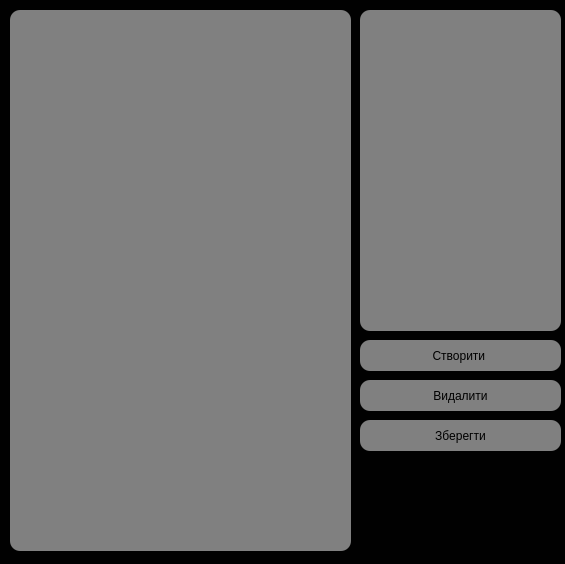
<?xml version="1.0" encoding="UTF-8"?>
<ui version="4.0">
 <class>MainWindow</class>
 <widget class="QMainWindow" name="MainWindow">
  <property name="geometry">
   <rect>
    <x>0</x>
    <y>0</y>
    <width>565</width>
    <height>564</height>
   </rect>
  </property>
  <property name="windowTitle">
   <string>Розумні нотаткі</string>
  </property>
  <property name="styleSheet">
   <string notr="true">background-color: #010101
</string>
  </property>
  <widget class="QWidget" name="centralwidget">
   <widget class="QTextEdit" name="textEdit">
    <property name="geometry">
     <rect>
      <x>10</x>
      <y>10</y>
      <width>341</width>
      <height>541</height>
     </rect>
    </property>
    <property name="styleSheet">
     <string notr="true">background-color: gray;
border-radius: 10px</string>
    </property>
   </widget>
   <widget class="QListWidget" name="listWidget">
    <property name="geometry">
     <rect>
      <x>360</x>
      <y>10</y>
      <width>201</width>
      <height>321</height>
     </rect>
    </property>
    <property name="styleSheet">
     <string notr="true">background-color: gray;
border-radius: 10px</string>
    </property>
   </widget>
   <widget class="QPushButton" name="pushButton">
    <property name="geometry">
     <rect>
      <x>360</x>
      <y>340</y>
      <width>201</width>
      <height>31</height>
     </rect>
    </property>
    <property name="styleSheet">
     <string notr="true">background-color: gray;
border-radius: 10px</string>
    </property>
    <property name="text">
     <string>Створити </string>
    </property>
   </widget>
   <widget class="QPushButton" name="pushButton_2">
    <property name="geometry">
     <rect>
      <x>360</x>
      <y>380</y>
      <width>201</width>
      <height>31</height>
     </rect>
    </property>
    <property name="styleSheet">
     <string notr="true">background-color: gray;
border-radius: 10px</string>
    </property>
    <property name="text">
     <string>Видалити</string>
    </property>
   </widget>
   <widget class="QPushButton" name="pushButton_3">
    <property name="geometry">
     <rect>
      <x>360</x>
      <y>420</y>
      <width>201</width>
      <height>31</height>
     </rect>
    </property>
    <property name="styleSheet">
     <string notr="true">background-color: gray;
border-radius: 10px</string>
    </property>
    <property name="text">
     <string>Зберегти</string>
    </property>
   </widget>
  </widget>
 </widget>
 <resources/>
 <connections/>
</ui>
